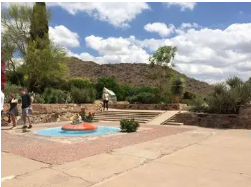
#> input picture ImageProcessing/PyImageSearch/Step5/stitching/src/imageAA.png, 251 x 187 px
$ python stitch.py --first src/imageAA.png --second src/imageAB.png
#> lines starting #> are read from the running program, lines starting #| are printed output that depends on the picture
### ImageProcessing/PyImageSearch/Step5/stitching/detector/panorama.py
import cv2
import imutils
import numpy as np

class Stitcher:
	def __init__(self):
		self.isv3 = imutils.is_cv3(or_better=True)

	def stitch(self, images, ratio=0.75, reprojThresh=4.0,
		showMatches=False):

		(imageB, imageA) =  images
		(kpsA, featuresA) = self.detectAndDescribe(imageA)
		(kpsB, featuresB) = self.detectAndDescribe(imageB)
		M = self.matchKeypoints(kpsA, kpsB,
			featuresA, featuresB, ratio, reprojThresh)

		if M is None:
			return None

		(matches, H, status) = M
		result = cv2.warpPerspective(imageA, H,
			(imageA.shape[1] + imageB.shape[1], imageA.shape[0]))
		result[0:imageB.shape[0], 0:imageB.shape[1]] = imageB

		if showMatches:
			vis = self.drawMatches(imageA, imageB, kpsA, kpsB, matches,
				status)

			return (result, vis)

		return result


	def detectAndDescribe(self, image):

		gray = cv2.cvtColor(image, cv2.COLOR_BGR2GRAY)
		if self.isv3:

			descriptor = cv2.xfeatures2d.SIFT_create()
			(kps, features) = descriptor.detectAndCompute(image, None)

		else:

			detector = cv2.FeatureDetector_create("SIFT")
			kps = detector.detect(gray)

			extractor = cv2.DescriptorExtractor_create("SIFT")
			(kps, features) = extractor.compute(gray, kps)

		kps = np.float32([kp.pt for kp in kps])

		return (kps, features)

	def matchKeypoints(self, kpsA, kpsB, featuresA, featuresB,
		ratio, reprojThresh):

		matcher = cv2.DescriptorMatcher_create("BruteForce")
		rawMatches = matcher.knnMatch(featuresA, featuresB, 2)
		matches = []

		for m in rawMatches:

			if len(m) == 2 and m[0].distance < m[1].distance * ratio:
				matches.append((m[0].trainIdx, m[0].queryIdx))

		if len(matches) > 4:

			ptsA = np.float32([kpsA[i] for (_, i) in matches])
			ptsB = np.float32([kpsB[i] for (i, _) in matches])

			(H, status) = cv2.findHomography(ptsA, ptsB, cv2.RANSAC,
				reprojThresh)

			return (matches, H, status)

		return None

	def drawMatches(self, imageA, imageB, kpsA, kpsB, matches, status):

		(hA, wA) = imageA.shape[:2]
		(hB, wB) = imageB.shape[:2]
		vis = np.zeros((max(hA, hB), wA + wB, 3), dtype="uint8")
		vis[0:hA, 0:wA] = imageA
		vis[0:hB, wA:] = imageB

		for ((trainIdx, queryIdx), s) in zip(matches, status):


			if s == 1:

				ptA = (int(kpsA[queryIdx][0]), int(kpsA[queryIdx][1]))
				ptB = (int(kpsB[trainIdx][0]) + wA, int(kpsB[trainIdx][1]))
				cv2.line(vis, ptA, ptB, (0, 255, 0), 1)

		return vis

### ImageProcessing/PyImageSearch/Step5/stitching/stitch.py
#gerekli paketleri(kütüphaneleri) ekleriz
from detector.panorama import Stitcher
import cv2
import argparse
import imutils

# terminalden argüman girişi alabilmek için argaparse kütüphanesi kullanıyoruz
ap = argparse.ArgumentParser()  # ArgumentParser sınıfını ap değişkenine atıyoruz
ap.add_argument("-f", "--first", required=True, # ap değişkeninin add_argument fonksiyonunu kullanarak alacağımız argümanları belirliyoruz.
	help="path to the first image")
ap.add_argument("-s", "--second", required=True,
	help="path to the second image")
args = vars(ap.parse_args())


imageA = cv2.imread(args["first"]) #ilk görüntümüzü diskten alırız
#> imageA is the input picture: shape (187, 251, 3); mean B, G, R 141.1, 153.2, 162.6
imageB = cv2.imread(args["second"]) #ikinci görüntümüzü diskten alırız
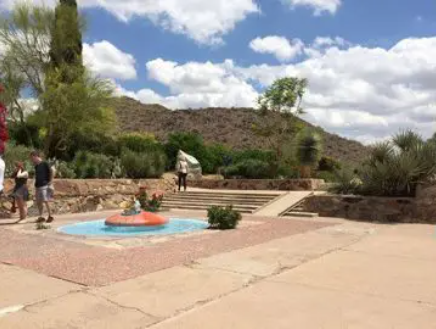
#> input picture ImageProcessing/PyImageSearch/Step5/stitching/src/imageAB.png, 436 x 329 px
#> imageB is the input picture: shape (329, 436, 3); mean B, G, R 139.7, 152.2, 161.9

imageA = imutils.resize(imageA,width=400) #ilk görüntümüzü genişliği 400 olmak üzere boyutlandırırız
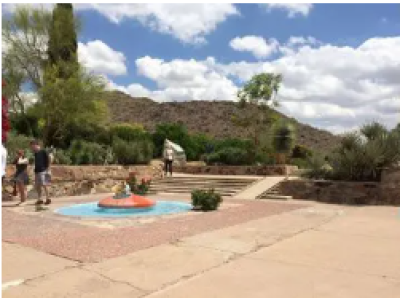
#> imageA: shape (298, 400, 3); mean B, G, R 141, 153.2, 162.6
imageB = imutils.resize(imageB,width=400) #ikinci görüntümüzü genişliği 400 olmak üzere boyutlandırırız
#> imageB: shape (301, 400, 3)

stitcher = Stitcher()  #bu sınıf ile görüntüleri birleştiriyoruz
(result,vis) = stitcher.stitch([imageA,imageB],showMatches = True) #ilk ve ikinci görüntüleri birleştiriyoruz
#> in detectAndDescribe, `gray = cv2.cvtColor(image, cv2.COLOR_BGR2GRAY)`:
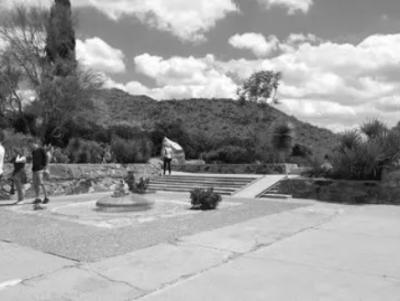
#> gray: shape (301, 400); min 8, max 255, mean 153.7
#> in detectAndDescribe, `kps = detector.detect(gray)`: kps = 941 keypoints; strongest (x, y, size): (178, 147, 4), (167, 172, 2.3), (204, 201, 15.7), (171, 146, 10.4)
#> in detectAndDescribe, `kps = np.float32([kp.pt for kp in kps])`: kps = 941 pairs, first value 2.95 to 395.4, second value 3.75 to 298.2
#> in stitch, `(kpsA, featuresA) = self.detectAndDescribe(imageA)`: kpsA has the same summary as kps in detectAndDescribe
#> in detectAndDescribe (call 2), `gray = cv2.cvtColor(image, cv2.COLOR_BGR2GRAY)`:
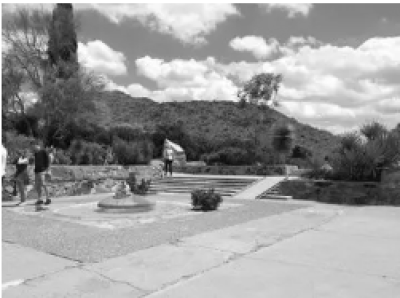
#> gray: shape (298, 400); min 5, max 255, mean 154.6
#> in detectAndDescribe (call 2), `kps = detector.detect(gray)`: kps = 810 keypoints; strongest (x, y, size): (21, 161, 3.8), (178, 148, 4.1), (205, 202, 15), (172, 148, 10.4)
#> in detectAndDescribe (call 2), `kps = np.float32([kp.pt for kp in kps])`: kps = 810 pairs, first value 2.51 to 394.3, second value 4.04 to 283.4
#> in stitch, `(kpsB, featuresB) = self.detectAndDescribe(imageB)`: kpsB has the same summary as kps in detectAndDescribe
#> in matchKeypoints, `rawMatches = matcher.knnMatch(featuresA, featuresB, 2)`: rawMatches = 941 matches
#> after the loop in matchKeypoints, `for m in rawMatches:`: matches = 550 pairs, first value 14 to 809, second value 9 to 940
#> in matchKeypoints, `ptsA = np.float32([kpsA[i] for (_, i) in matches])`: ptsA = 550 pairs, first value 4.49 to 395.4, second value 10.1 to 282.3
#> in matchKeypoints, `ptsB = np.float32([kpsB[i] for (i, _) in matches])`: ptsB = 550 pairs, first value 7.11 to 394.3, second value 13.6 to 282.9
#> in matchKeypoints, `(H, status) = cv2.findHomography(ptsA, ptsB, cv2.RANSAC, reprojThresh)`: H = [[0.991, -0.000597, 2.59], [-0.000189, 0.989, 3.26], [-1.3e-06, -3.7e-06, 1]]; status = 550 values, max 1 at index 0, min 0 at index 68, mean 0.989
#> in stitch, `result = cv2.warpPerspective(imageA, H, (imageA.shape[1] + imageB.shap..`:
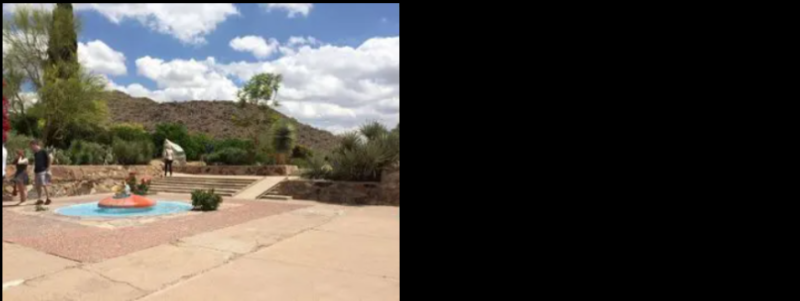
#> result: shape (301, 800, 3); mean B, G, R 68.6, 74.7, 79.5
#> in drawMatches, `vis[0:hB, wA:] = imageB`:
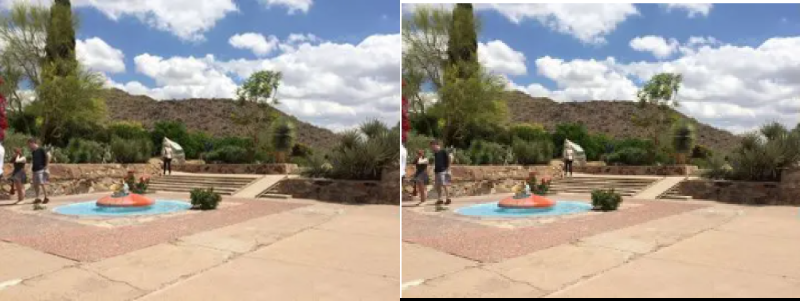
#> vis: shape (301, 800, 3); mean B, G, R 139.7, 151.9, 161.4
#> the loop in drawMatches, `for ((trainIdx, queryIdx), s) in zip(matches, status):  ` made 550 passes
#> (trainIdx, queryIdx, ptA, ptB) on passes 1 to 12: (14, 9, (4, 162), (407, 163)), (16, 11, (4, 157), (407, 159)), (18, 15, (5, 178), (408, 179)), (20, 19, (6, 207), (408, 208)), (23, 22, (7, 42), (409, 45)), (24, 23, (7, 42), (409, 45)), (29, 27, (10, 119), (412, 121)), (32, 30, (10, 34), (412, 37)), (35, 31, (10, 180), (413, 182)), (36, 33, (11, 56), (414, 59)), (37, 35, (11, 164), (414, 166)), (38, 37, (11, 191), (414, 193))
#> (ptA, ptB) on passes 61 to 66: ((29, 136), (431, 138)), ((30, 76), (433, 79)), ((30, 165), (433, 166)), ((30, 155), (433, 156)), ((32, 98), (434, 100)), ((32, 35), (434, 40))
#> after the loop in drawMatches, `for ((trainIdx, queryIdx), s) in zip(matches, status):`:
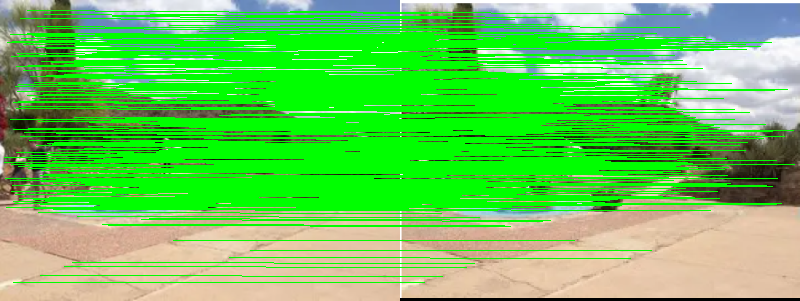
#> vis: shape (301, 800, 3); mean B, G, R 88.7, 202.3, 104

cv2.imshow("A",imageA)  #ilk ,ikinci ve birleştirilmiş görüntümüzü imshowlıyoruz
cv2.imshow("B",imageB)
cv2.imshow("Vis",vis)
cv2.imshow("Result",result)

cv2.waitKey(0)
cv2.destroyAllWindows()
